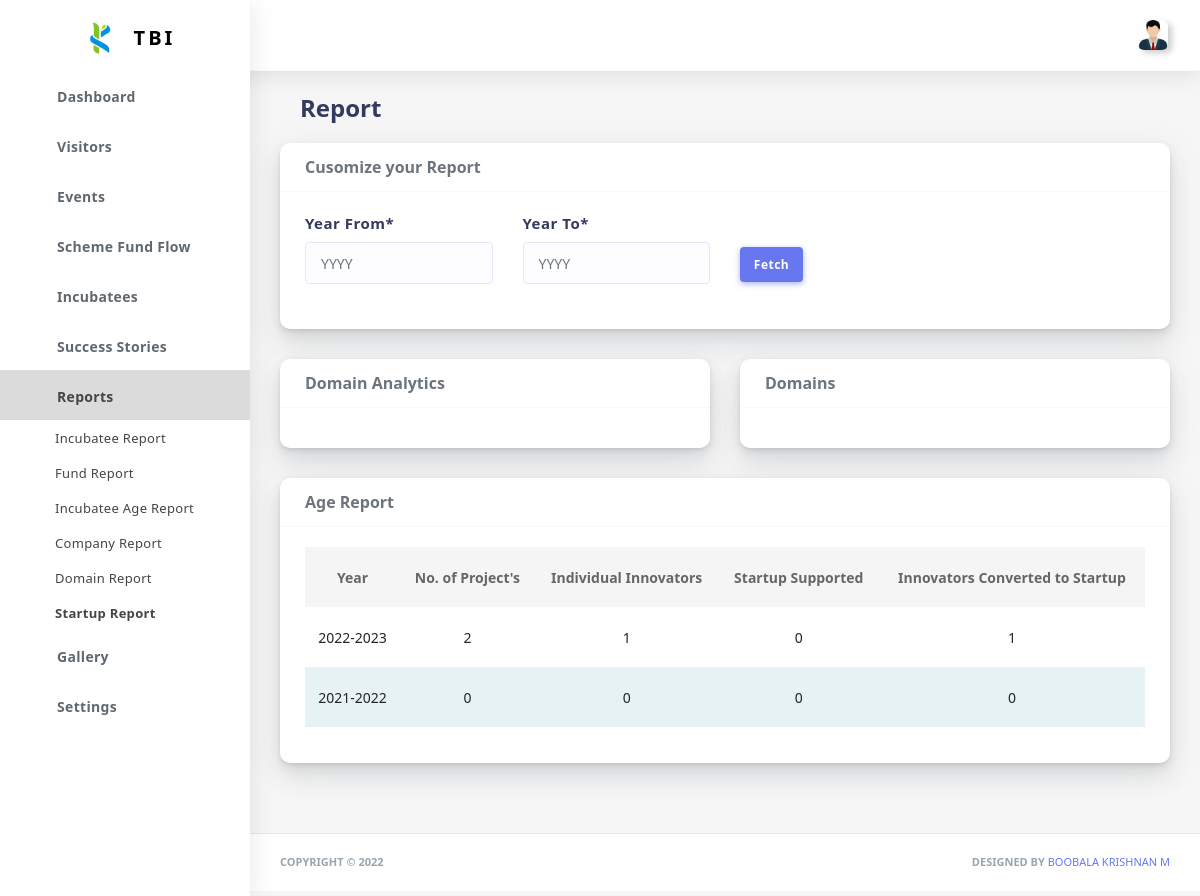
Screenshot of /reportStartup/ (signed in) with the database file from the repository.
### Users/models.py (models this page shows, shortened)
class FinancialYear(models.Model):
    financialYear = models.CharField(
        max_length=12,
        validators=[
            RegexValidator(
                regex='^[0-9-]*$',
                message='Financial Year must be in the format YYYY-YYYY',
                code='invalid_username'
            ),
        ],
        verbose_name='Financial Year',
        primary_key=True,
    )

### Users/views.py (the view, shortened to what this page needs)
# urls.py: path('reportStartup/',views.reportStartup,name = 'reportStartup'),
@login_required(login_url='/login/')
def reportStartup(request):
    report = FinancialYear.objects.all().values().order_by("-financialYear")
    chart = {}
    fromYear =  None
    toYear =  None
    for i in report:
        incubatee = Incubatee.objects.filter(financialYear = i['financialYear']).all()
        company = Company.objects.filter(incubatee_ID__in = incubatee)
        i['total'] = incubatee.count()
        i['individual'] = company.filter(startupFormed = "No").count()
        i['startupConverted'] = company.filter(startupFormed = "Yes").exclude(startupFormedDate = None).count()
        i['startup'] = company.filter(startupFormed = "Yes",startupFormedDate = None).count()
    incubatee = Incubatee.objects.filter(financialYear__in = report).all()
    company = Company.objects.filter(incubatee_ID__in = incubatee)
    chart['individual'] = company.filter(startupFormed = "No").count()
    chart['startup'] = company.filter(startupFormed = "Yes",startupFormedDate = None).count()
    chart['startupConverted'] = company.filter(startupFormed = "Yes").exclude(startupFormedDate = None).count()
    return render(request, 'startupReport.html', {
        "report":report,
        "chart":chart,
        "from":fromYear,
        "to":toYear,
    })

### Front End/Templates/Reports/startupReport.html (shortened to what this page needs)
{% extends "body.html" %}
{% load crispy_forms_tags %}
{% load static %}
{% block content %}
<div class="main-content">
    <section class="section">
    <div class="section-header">
        <div class="col">
            <h1>Report</h1>
        </div>
    </div>
    <div class="row">
        <div class="col-lg-12 col-md-12 col-sm-12 col-xs-12 col-12">
            <div class="card">
                <div class="card-header">
                    <h4>Cusomize your Report</h4>
                </div>
                <div class="card-body">
                    <form action="{% url 'reportStartup' %}" class="row" method="post">
                        <div class="col-3">
                            <div class="form-group">
                                <div id="" class="form-group">
                                    <label for="id_startAge" class=" requiredField">
                                        Year From<span class="asteriskField">*</span>
                                    </label>
                                    <div class="">
                                        <input type="number" placeholder="YYYY" name="startYear" class="form-control" min=2005 max=2100 required="" id="id_startYear" value="{{ from }}">
                                    </div>
                                </div>
                            </div>
                        </div>
                        <div class="col-3">
                            <div class="form-group">
                                <div id="" class="form-group">
                                    <label for="id_endYear" class=" requiredField">
                                        Year To<span class="asteriskField">*</span>
                                    </label>
                                    <div class="">
                                        <input type="number" placeholder="YYYY" name="toYear" class="form-control" min=2005 max=2100 required id="id_endYear" value="{{ to }}">
                                    </div>
                                </div>
                            </div>
                        </div>
                        <div class="col-1">
                            <div class="form-group">
                                <div id="" class="form-group">
                                    <div class="">
                                        <input type="submit" value="Fetch" class="btn btn-primary m-t-35">
                                    </div>
                                </div>
                            </div>
                        </div>
                    </form>
                </div>
            </div>
        </div>
        <div class="col-lg-6 col-md-6 col-sm-12 col-xs-12 col-6">
            <div class="card">
                <div class="card-header">
                    <h4>Domain Analytics</h4>
                </div>
                <div class="card-body">
                </div>
            </div>
        </div>
        <div class="col-lg-6 col-md-6 col-sm-12 col-xs-12 col-6">
            <div class="card">
              <div class="card-header">
                <h4>Domains</h4>
              </div>
              <div class="card-body">
              </div>
            </div>
        </div>
        <div class="col-12 col-sm-12 col-lg-12">
            <div class="card">
                <div class="card-header">
                <h4>Age Report</h4>
                </div>
                <div class="card-body">
                <div class="table-responsive table-invoice">
                    <table class="table table-striped text-center">
                        <thead>
                            <tr>
                                <th>Year</th>
                                <th>No. of Project's</th>
                                <th>Individual Innovators</th>
                                <th>Startup Supported</th>
                                <th>Innovators Converted to Startup</th>
                            </tr>
                        </thead>
                    {% for i in report %}
                    <tr>
                        <td>{{ i.financialYear }}</td>
                        <td class="text-center">{{ i.total }}</td>
                        <td class="text-center">{{ i.individual }}</td>
                        <td class="text-center">{{ i.startup }}</td>
                        <td class="text-center">{{ i.startupConverted }}</td>
                    </tr>
                    {% endfor %}
                    </table>
                </div>
                </div>
            </div>
        </div>
    </div>
    </section>
</div>
{% endblock content %}

### rows the page displays
FinancialYear: financialYear "2022-2023", total "2", individual "1", startup "0", startupConverted "1"
FinancialYear: financialYear "2021-2022", total "0", individual "0", startup "0", startupConverted "0"
